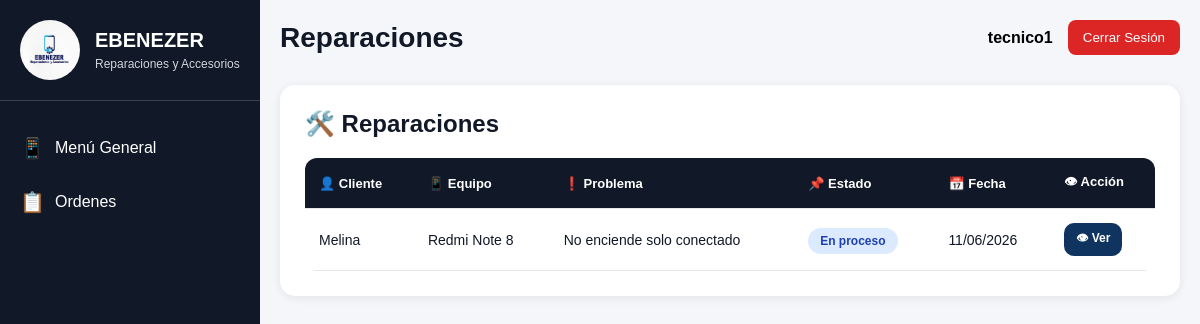
/reparaciones/ (signed in), run on the app's committed database.
### sistema/models.py (models this page shows, shortened)
class Reparacion(models.Model):
    ESTADOS = [
        ('Pendiente', 'Pendiente'),
        ('En proceso', 'En proceso'),
        ('Completado', 'Completado'),
        ('Entregado', 'Entregado'),
    ]
    cliente = models.ForeignKey(
        Cliente,
        on_delete=models.CASCADE
    )
    fecha = models.DateTimeField(
        auto_now_add=True
    )
    estado = models.CharField(
        max_length=50,
        choices=ESTADOS,
        default='Pendiente'
    )
    marca = models.CharField(
        max_length=100
    )
    modelo = models.CharField(
        max_length=100
    )
    serie = models.CharField(
        max_length=100,
        blank=True
    )
    accesorios_recibidos = models.TextField(
        blank=True
    )
    defecto_cliente = models.TextField(
        verbose_name="Defecto según cliente",
        blank=True
    )
    notas = models.TextField(
        blank=True
    )
    informacion_taller = models.TextField(
        blank=True
    )
    caracteristicas = models.TextField(
        verbose_name="Características del equipo",
        blank=True
    )
    razon_visita = models.TextField(
        verbose_name="Razón de visita",
        blank=True
    )
    observaciones = models.TextField(
        verbose_name="Observaciones",
        blank=True
    )
    diagnostico = models.TextField(
        verbose_name="Diagnóstico del técnico",
        blank=True
    )
    proceso_realizado = models.TextField(
        verbose_name="Proceso realizado",
        blank=True
    )
    cotizacion_servicio = models.TextField(
        verbose_name="Detalle de cotización",
        blank=True,
        null=True
    )
    precio_cotizacion = models.DecimalField(
        verbose_name="Precio cotización",
        max_digits=10,
        decimal_places=2,
        blank=True,
        null=True
    )
    tecnico = models.ForeignKey(
        User,
        on_delete=models.SET_NULL,
        null=True,
        blank=True
    )

class Cliente(models.Model):
    nombre = models.CharField(max_length=100)
    telefono = models.CharField(max_length=20)
    email = models.EmailField()
    direccion = models.CharField(max_length=200)
    def __str__(self):
        return self.nombre

### sistema/views.py (the view)
@login_required
def reparaciones(request):
    data = Reparacion.objects.all()
    if request.method == 'POST':
        form = ReparacionForm(request.POST)
        if form.is_valid():
            reparacion = form.save(commit=False)
            reparacion.estado = "Pendiente"
            reparacion.save()
            return redirect('reparaciones')
    else:
        form = ReparacionForm()
    return render(
        request,
        'sistema/reparaciones.html',
        {
            'reparaciones': data,
            'form': form
        }
    )

### sistema/context_processors.py (called while the page is built)
def estadisticas_globales(request):
    return obtener_estadisticas()

### sistema/Templates/sistema/reparaciones.html
{% extends 'sistema/base.html' %}
{% block title %}
Reparaciones
{% endblock %}
{% block content %}
<div class="content-panel reparaciones-panel">
    <div class="panel-header">
        <h2>🛠️ Reparaciones</h2>
    </div>
    <div class="table-wrapper">
        <table class="tabla-modern">
            <thead>
                <tr>
                    <th>👤 Cliente</th>
                    <th>📱 Equipo</th>
                    <th>❗ Problema</th>
                    <th>📌 Estado</th>
                    <th>📅 Fecha</th>
                    <th>👁 Acción</th>
                </tr>
            </thead>
            <tbody>
                {% for r in reparaciones %}
                <tr>
                    <td>{{ r.cliente }}</td>
                    <td>{{ r.modelo }}</td>
                    <td>{{ r.defecto_cliente }}</td>
                    <td>
                        <span class="estado estado-{{ r.estado|lower }}">
                            {{ r.estado }}
                        </span>
                    </td>
                    <td>{{ r.fecha|date:"d/m/Y" }}</td>
                    <td>
                        <a class="btn-ver" href="{% url 'detalle_orden' r.id %}">
                            👁 Ver
                        </a>
                    </td>
                </tr>
                {% empty %}
                <tr>
                    <td colspan="6" class="empty-state">
                        No hay reparaciones registradas
                    </td>
                </tr>
                {% endfor %}
            </tbody>
        </table>
    </div>
</div>
{% endblock %}

### sistema/Templates/sistema/base.html (shortened to what this page needs)
{% load static %}
<!DOCTYPE html>
<html lang="es">
<head>
    <link rel="stylesheet" href="{% static 'sistema/css/style.css' %}">
</head>
<body>
<div class="app-container">
    <div class="sidebar">
        <div class="sidebar-header">
            <img src="{% static 'sistema/img/logo.jpeg' %}" class="sidebar-logo">
            <div class="sidebar-logo-text">
                <h2>EBENEZER</h2>
                <p>Reparaciones y Accesorios</p>
            </div>
        </div>
        <div class="nav-menu">
        {% if request.user.groups.first.name == 'Tecnico' %}
        <a href="{% url 'dashboard_tecnico' %}" class="nav-item">
                <span class="nav-icon">📱</span>
                <span class="nav-text">Menú General</span>
        </a>
        <a href="{% url 'ordenes_tecnico' %}" class="nav-item">
            <span class="nav-icon">📋</span>
            <span class="nav-text">
            Ordenes
            </span>
        </a>
        {% endif %}
        </div>
   </div>
    <div class="main-content">
        <div class="top-header">
            <div class="page-title">
                {% block title %}{% endblock %}
            </div>
            <div class="user-info">
                <span class="user-name">{{ request.user.username }}</span>
                <a href="{% url 'logout' %}">
                    <button class="logout-btn">Cerrar Sesión</button>
                </a>
            </div>
        </div>
        {% block content %}
        {% endblock %}
           </div>
</div>
</body>
</html>

### sistema/static/sistema/css/style.css (style rules this page uses)
body { margin: 0; padding: 0; font-family: Arial, sans-serif; background: #f4f6f9; }
.app-container { display: flex; }
.sidebar { width: 260px; height: 100vh; background: #111827; position: fixed; left: 0; top: 0; color: white; overflow-y: auto; }
.sidebar-header { display: flex; align-items: center; padding: 20px; border-bottom: 1px solid #374151; }
.sidebar-logo { width: 60px; height: 60px; border-radius: 50%; margin-right: 15px; object-fit: cover; }
.sidebar-logo-text h2 { margin: 0; font-size: 20px; }
.sidebar-logo-text p { margin: 5px 0 0; font-size: 12px; color: #d1d5db; }
.nav-menu { padding-top: 20px; }
.nav-item { display: flex; align-items: center; padding: 15px 20px; color: white; text-decoration: none; transition: 0.3s; }
.nav-icon { margin-right: 10px; font-size: 20px; }
.main-content { margin-left: 260px; width: calc(100% - 260px); padding: 20px; }
.top-header { display: flex; justify-content: space-between; align-items: center; margin-bottom: 30px; }
.page-title { font-size: 28px; font-weight: bold; color: #111827; }
.user-info { display: flex; align-items: center; }
.user-name { margin-right: 15px; font-weight: bold; }
.logout-btn { background: #dc2626; color: white; border: none; padding: 10px 15px; border-radius: 8px; cursor: pointer; }
.content-panel { background: white; border-radius: 15px; padding: 25px; box-shadow: 0 2px 10px rgba(0,0,0,0.08); }
.panel-header { margin-bottom: 20px; }
.panel-header h2 { margin: 0; color: #111827; }
table { width: 100%; border-collapse: collapse; }
table thead { background: #2563eb; color: white; }
table th, table td { padding: 15px; text-align: left; border-bottom: 1px solid #e5e7eb; }
.panel-header { display: flex; justify-content: space-between; align-items: center; margin-bottom: 20px; }
.content-panel { width:100% !important; box-sizing:border-box; }
.table-wrapper { overflow-x:auto; }
.tabla-modern { width:100%; border-collapse:collapse; border-radius:12px; overflow:hidden; }
.tabla-modern thead { background:#111827; color:white; }
.tabla-modern th { padding:14px; text-align:left; font-size:13px; }
.tabla-modern td { padding:14px; border-bottom:1px solid #e5e7eb; font-size:14px; color:#111827; }
.estado { padding:6px 12px; border-radius:20px; font-size:12px; font-weight:bold; }
.estado-en { background:#dbeafe; color:#1e40af; }
.btn-ver { display:inline-block; padding:6px 12px; background:#0f3460; color:white; border-radius:10px; text-decoration:none; font-size:12px; font-weight:bold; transition:0.3s; }

### data on the page
Reparacion: cliente "Melina", modelo "Redmi Note 8", defecto_cliente "No enciende solo conectado", estado "En proceso", fecha "11/06/2026"

### other printed values
{{ request.user.username }} "tecnico1"
